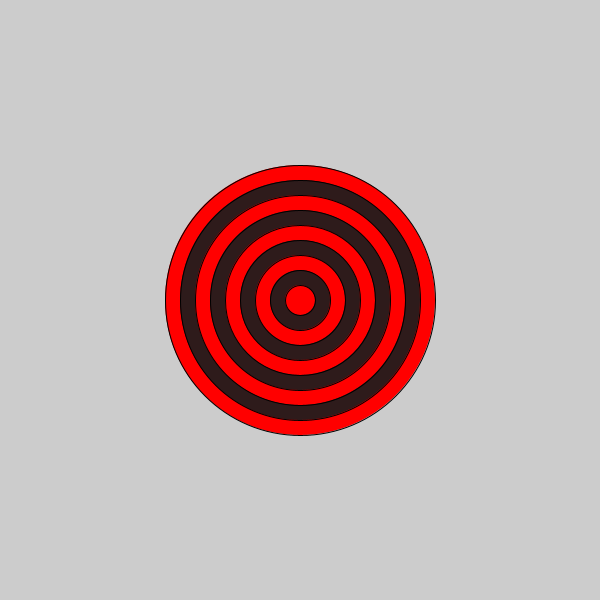
Frame 1 (no input)
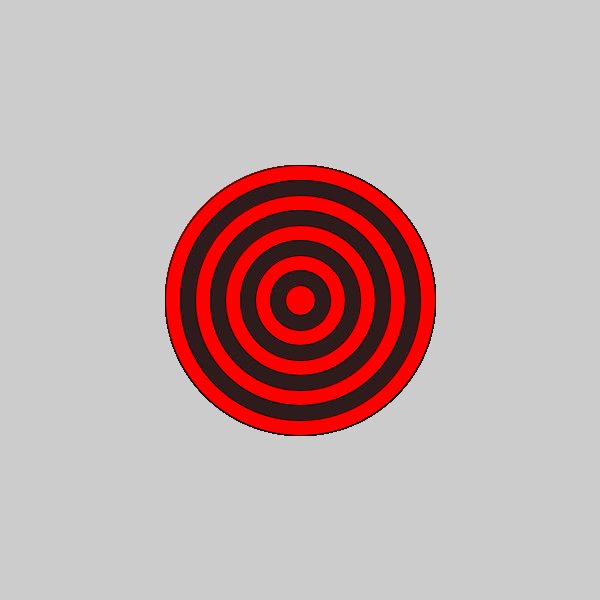
Frame 60 (the mouse pressed at the canvas centre just before this capture)
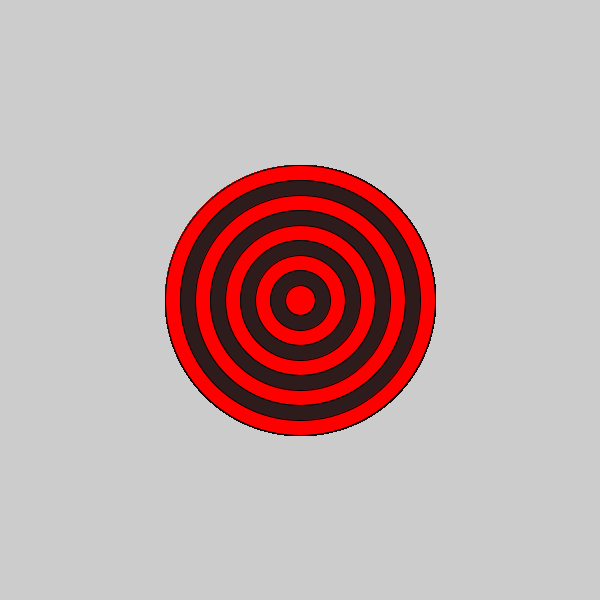
Frame 120 (the mouse held since frame 60 and released just before this capture)

The Processing sketch that drew these frames (run headless with seeded random() and noise(); from frame 60 on, the mouse is pressed at the canvas centre):

// Processing sketch: bullseye
// ── bullseye.pde
void setup() {
  size(600, 600);
}

void draw() {
  for (int i = 9; i > 0; i--) {
    if (i%2==1) {
      fill(#FF0000);
    } else {
      fill(#2E1B1B);
    }
    ellipse(300, 300, i*30, i*30);

  }
}
